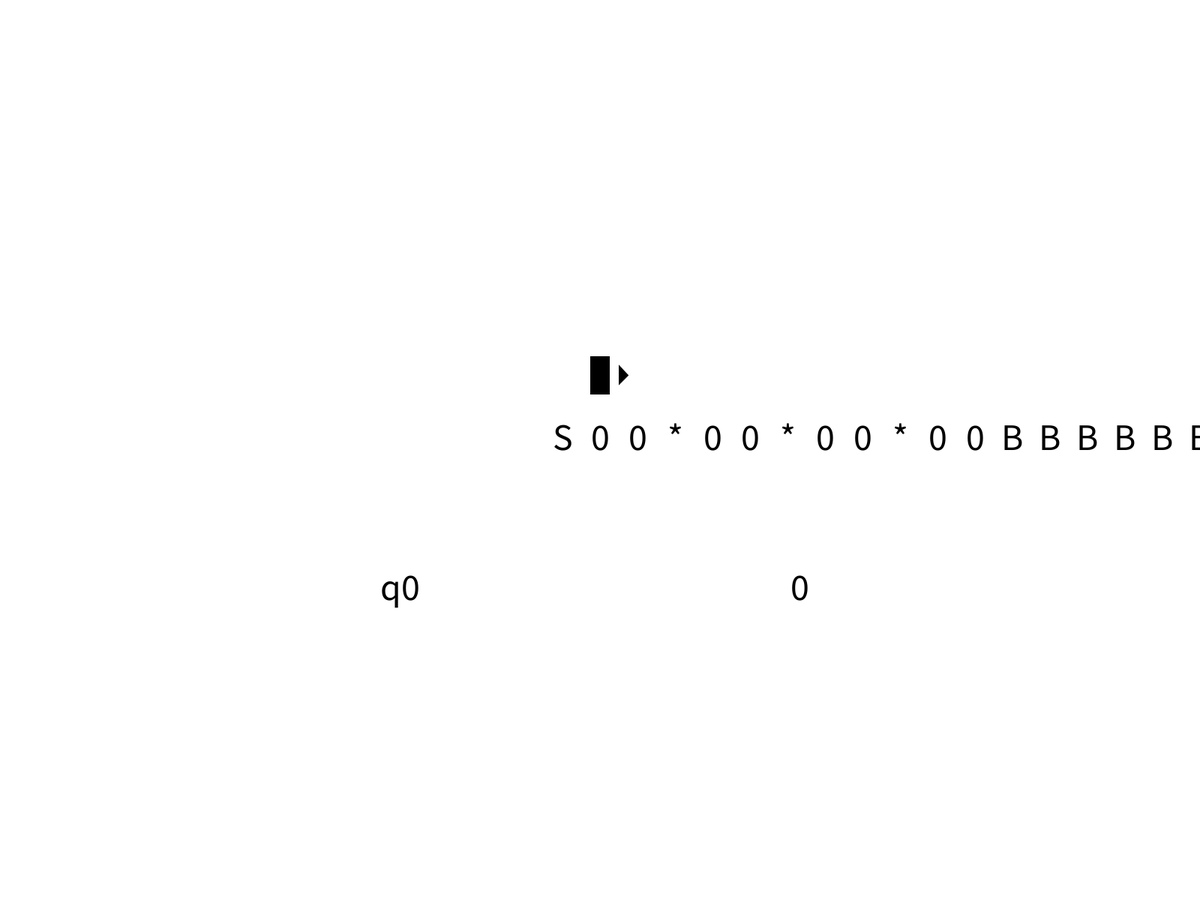
Frame 1 (no input)
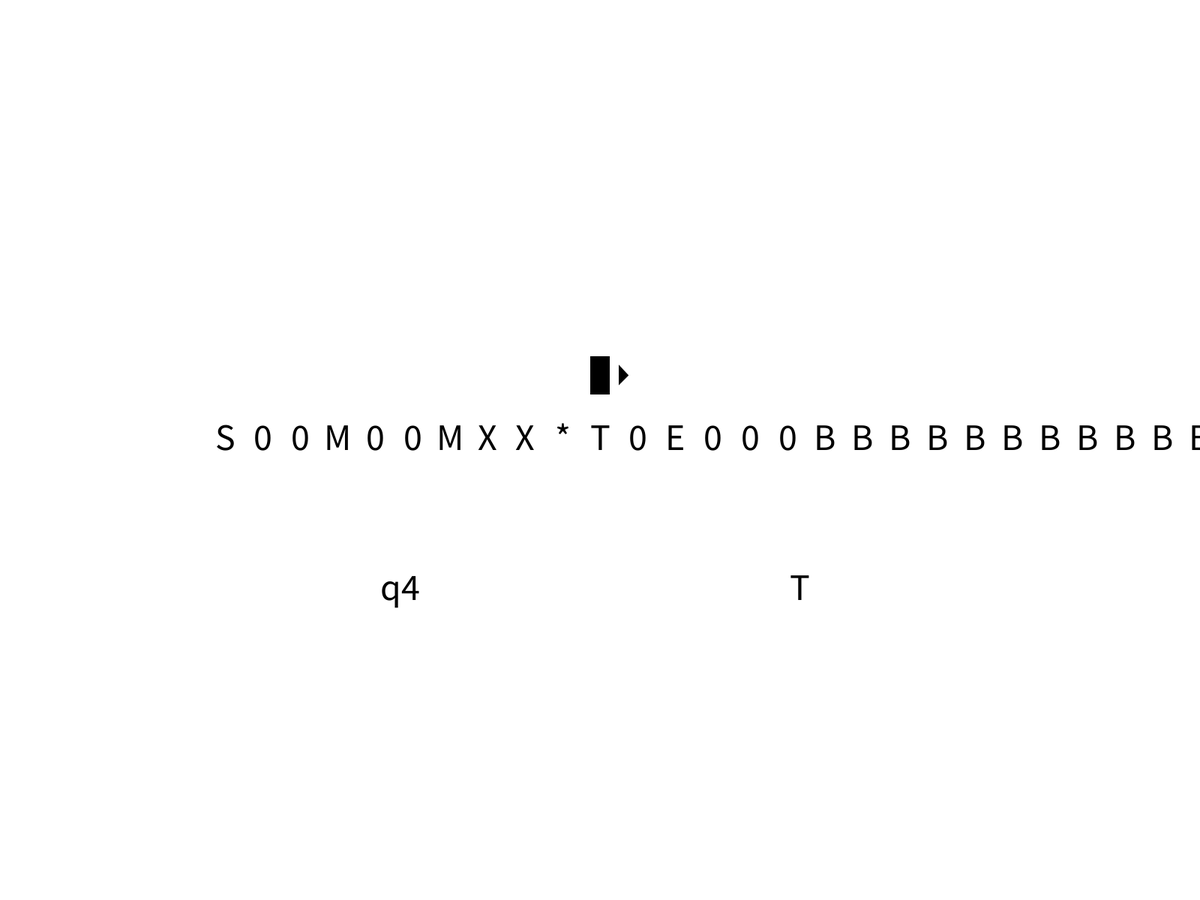
Frame 60 (the mouse pressed at the canvas centre just before this capture)
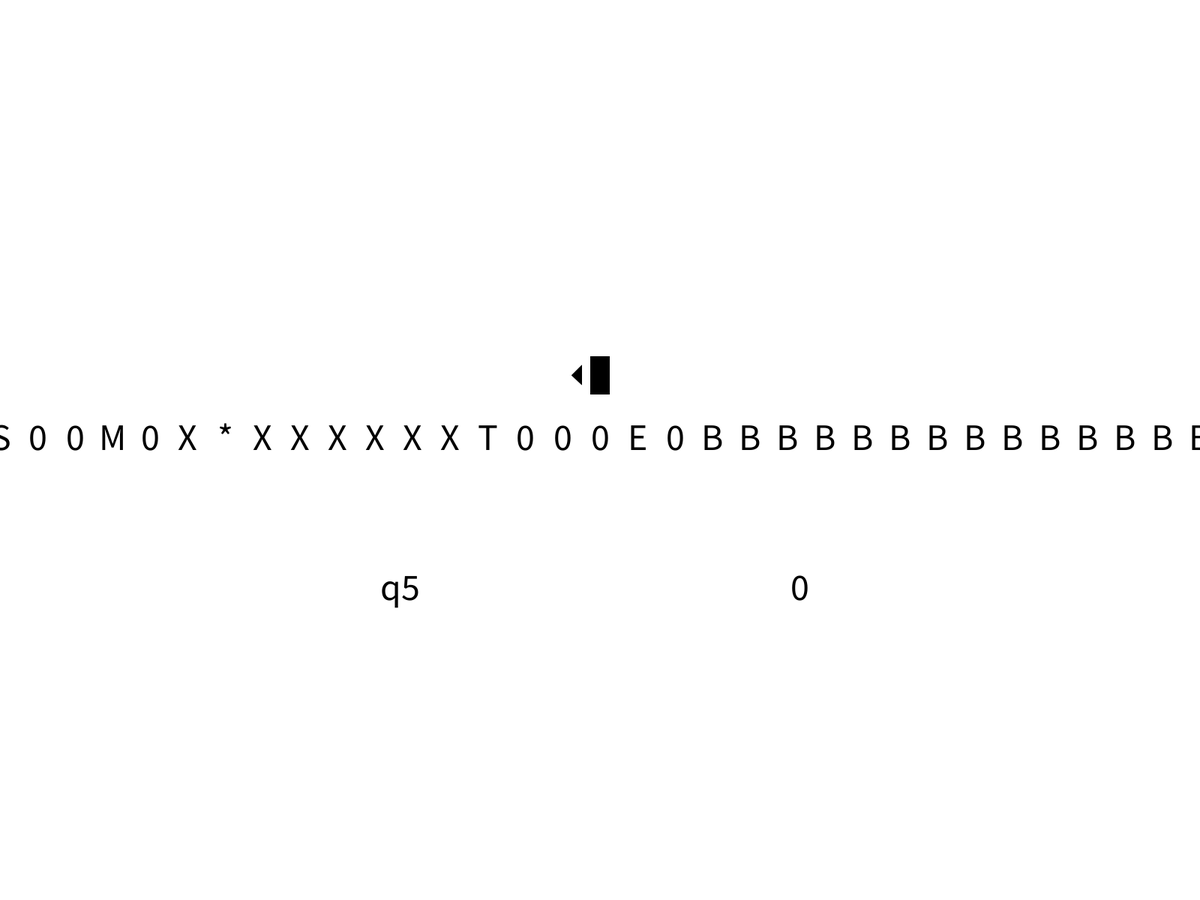
Frame 120 (the mouse held since frame 60 and released just before this capture)

The Processing sketch that drew these frames (run headless with seeded random() and noise(); from frame 60 on, the mouse is pressed at the canvas centre):

// Processing sketch: TM_MultMult
// ── TM_MultMult.pde
String Q[] = {"q0", "q1", "q2"};
//char T[] = {'0', '+', '-', '*', '/', '(', ')', 'X'};
char B = 'B';
//char S[] = {'0', '+', '-', '*', '/', '(', ')', 'B'};
char T[] = {'0', 'X', '+'};
char S[] = {'0', 'c', B};
String I = "q0";
String F = "q3";
String tape = "S00*00*00*00";
boolean headRight = true;
int headPos = 1;
int tSize = 50;
String currState = I;
boolean halt = false;
boolean pause = false;
int delay = 0;

void setup() {
  fullScreen();
  textSize(tSize);
  rectMode(CENTER);
  textAlign(CENTER);
  for (int i = 0; i < 100; i++) {
    tape += B;
  }
}

void draw() {
  background(255);
  delay(delay);
  
  for (int i = 0; i < tape.length(); i++) {
    fill(0);
    text(tape.charAt(i), tSize*(i-headPos) + width/2, height/2);
  }
  
  rect(width/2, height/2 - tSize*2, tSize/2, tSize);
  if (headRight) {
    triangle(width/2 + tSize/2, height/2 - tSize*1.75, width/2 + tSize/2, height/2 - tSize*2.25, width/2 + tSize*0.75, height/2 - tSize*2);
  } else {
    triangle(width/2 - tSize/2, height/2 - tSize*1.75, width/2 - tSize/2, height/2 - tSize*2.25, width/2 - tSize*0.75, height/2 - tSize*2);
  }
  
  text(currState, width/3, 2*height/3);
  text(tape.charAt(headPos), 2*width/3, 2*height/3);
  
  if (!delta() && !pause) {
    if (headRight) headPos++; else headPos--;
  } else {
    int ans = 0;
    boolean end= false;
    
    for (int i = tape.length()-1; i >= 0; i--) {
      if (tape.charAt(i) == 'E') end = true;
      if (tape.charAt(i) == '0' && !end) {
        ans++;
      }
    }
    
    println(ans);
    println(tape);
  }
}

boolean delta() {
  if (currState == "q0" && tape.charAt(headPos) == B) command("q8", 'E', false);
  else if (currState == "q0" && tape.charAt(headPos) == '*') command("q0", 'M', true);
  else if (currState == "q1" && tape.charAt(headPos) == B) command("q9", 'E', false);
  else if (currState == "q1" && tape.charAt(headPos) == 'M') command("q2", 'M', true);
  else if (currState == "q2" && tape.charAt(headPos) == '0') command("q3", 'X', true);
  else if (currState == "q2" && tape.charAt(headPos) == 'M') command("q1", 'M', true);
  else if (currState == "q2" && tape.charAt(headPos) == 'S') return true;
  else if (currState == "q4" && tape.charAt(headPos) == 'M') command("q4", '*', true);
  else if (currState == "q3" && tape.charAt(headPos) == '*') command("q4", '*', true);
  else if (currState == "q4" && tape.charAt(headPos) == '0') command("q5", 'T', true);
  else if (currState == "q4" && tape.charAt(headPos) == '*') command("q4", '*', true);
  else if (currState == "q4" && tape.charAt(headPos) == B) command("q1", B, false);
  else if (currState == "q4" && tape.charAt(headPos) == 'E') command("q7", 'E', false);
  else if (currState == "q5" && tape.charAt(headPos) == B) command("q5", '0', false);
  else if (currState == "q5" && tape.charAt(headPos) == '*') command("q4", '*', true);
  else if (currState == "q7" && tape.charAt(headPos) == '*') command("q2", '*', false);
  else if (currState == "q7" && tape.charAt(headPos) == 'T') command("q7", '0', false);
  else if (currState == "q8" && tape.charAt(headPos) == 'M') command("q1", '*', false);
  else if (currState == "q10" && tape.charAt(headPos) == '0') command("q10", 'X', false);
  else if (currState == "q10" && tape.charAt(headPos) == '*') command("q10", 'X', false);
  else if (currState == "q9" && tape.charAt(headPos) == 'E') command("q10", 'X', false);
  else if (currState == "q10" && tape.charAt(headPos) == 'M') command("q2", '*', false);
  return false;
}

void command(String nState, char toWrite, boolean hR) {
  currState = nState;
  String nTape = tape.substring(0,headPos) + toWrite + tape.substring(headPos+1);
  tape = nTape;
  if (hR) headRight = true; else headRight = false;
}

void keyPressed() {
  if (key == ' ') pause = !pause;
  if (key == 'w') delay += 100;
  if (key == 's') delay -= 100;
}
